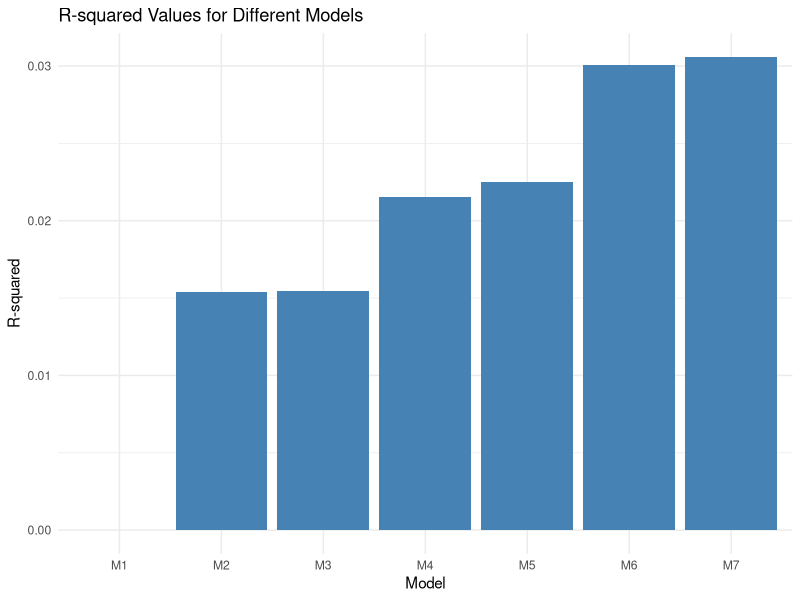

Here is the R script that generated this plot:
library(tidyverse)

# Read the CSV data (assuming it's in the same format as before)
dt <- read.csv("./Equity_Premium.csv")

# Function to calculate R-squared for a given formula
calculate_r_squared <- function(formula, data) {
  model <- lm(formula, data = data)
  return(summary(model)$r.squared)
}
dt <- read.csv("./Equity_Premium.csv")
time <- dt$Time
y <- dt$y
x_dfy <- dt$x_dfy  # We'll use this as our condition variable
x_infl <- dt$x_infl
x_svar <- dt$x_svar
x_tms <- dt$x_tms
x_tbl <- dt$x_tbl
x_dfr <- dt$x_dfr
# Define the formulas for each regression
formulas <- list(
    y ~ 1,
  y ~ 1 + x_dfy,
  y ~ 1 + x_dfy + x_infl,
  y ~ 1 + x_dfy + x_infl + x_svar,
  y ~ 1 + x_dfy + x_infl + x_svar + x_tms,
  y ~ 1 + x_dfy + x_infl + x_svar + x_tms + x_tbl,
  y ~ 1 + x_dfy + x_infl + x_svar + x_tms + x_tbl + x_dfr
)
# Calculate R-squared for each formula
r_squared_values <- sapply(formulas, calculate_r_squared, data = dt)
# Create a data frame with the results
results <- data.frame(
  Model = c("M1", "M2", "M3", "M4", "M5", "M6", "M7"),
  R_squared = r_squared_values
)
# Print the results
print(results)
# Calculate the average R-squared
average_r_squared <- mean(r_squared_values)
cat("\nAverage R-squared:", average_r_squared)
# Plot the R-squared values
ggplot(results, aes(x = Model, y = R_squared)) +
  geom_bar(stat = "identity", fill = "steelblue") +
  theme_minimal() +
  labs(title = "R-squared Values for Different Models",
       x = "Model",
       y = "R-squared")

# Save the plot (uncomment if you want to save it)
# ggsave("r_squared_plot.png", width = 8, height = 6)